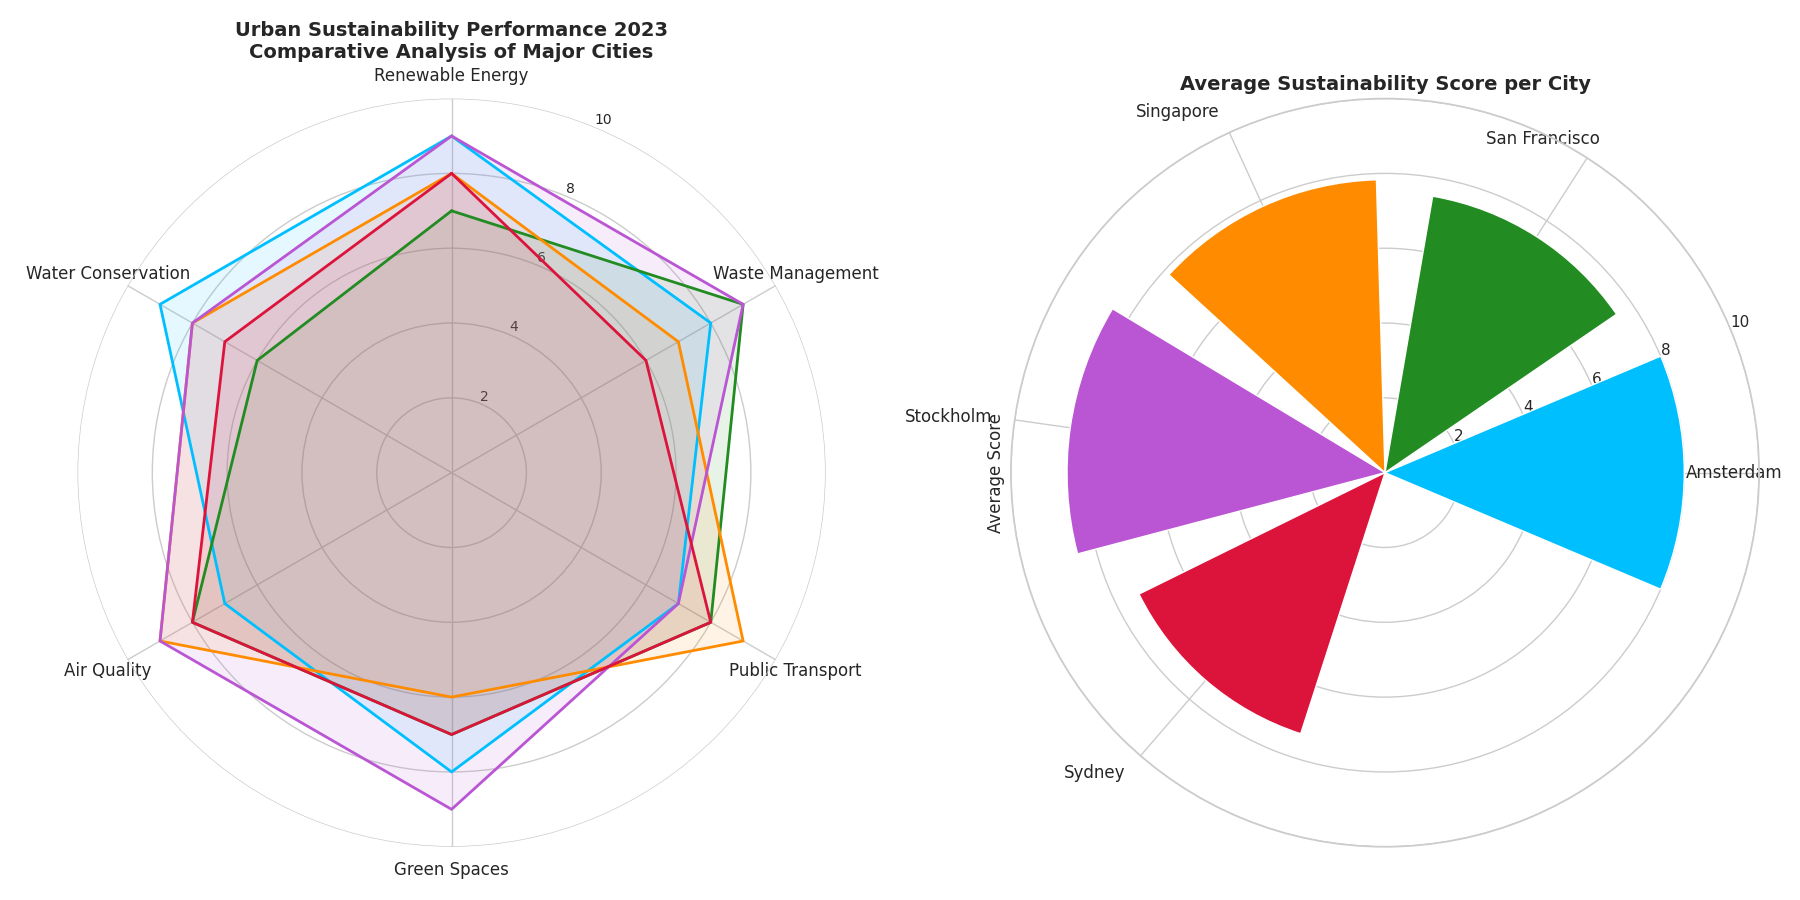

Recreate this plot in Python.
import matplotlib.pyplot as plt
import numpy as np

categories = ['Renewable Energy', 'Waste Management', 'Public Transport',
              'Green Spaces', 'Air Quality', 'Water Conservation']
num_vars = len(categories)

scores = {
    'Amsterdam': [9, 8, 7, 8, 7, 9],
    'San Francisco': [7, 9, 8, 7, 8, 6],
    'Singapore': [8, 7, 9, 6, 9, 8],
    'Stockholm': [9, 9, 7, 9, 9, 8],
    'Sydney': [8, 6, 8, 7, 8, 7]
}

for city in scores:
    scores[city] += scores[city][:1]

angles = np.linspace(0, 2 * np.pi, num_vars, endpoint=False).tolist()
angles += angles[:1]

fig, axs = plt.subplots(1, 2, figsize=(18, 9), subplot_kw={'polar': True})

ax = axs[0]
ax.set_theta_offset(np.pi / 2)
ax.set_theta_direction(-1)
ax.set_xticks(angles[:-1])
ax.set_xticklabels(categories, size=12, zorder=2)
ax.set_yticks([2, 4, 6, 8, 10])
ax.set_yticklabels(["2", "4", "6", "8", "10"], size=10)
ax.set_ylim(0, 10)
ax.spines['polar'].set_visible(False)

colors = ['deepskyblue', 'forestgreen', 'darkorange', 'mediumorchid', 'crimson']

for i, (city, score) in enumerate(scores.items()):
    ax.plot(angles, score, linewidth=2, linestyle='solid', color=colors[i])
    ax.fill(angles, score, color=colors[i], alpha=0.1)

ax.set_title("Urban Sustainability Performance 2023\nComparative Analysis of Major Cities", size=14, weight='bold')

ax2 = axs[1]
average_scores = {city: np.mean(scores[city][:-1]) for city in scores}
ax2.bar(average_scores.keys(), average_scores.values(), color=colors)
ax2.set_ylim(0, 10)
ax2.set_title("Average Sustainability Score per City", size=14, weight='bold')
ax2.set_ylabel('Average Score', size=12)
ax2.set_xticklabels(average_scores.keys(), rotation=45, ha='right', fontsize=12)

plt.tight_layout()
plt.show()
